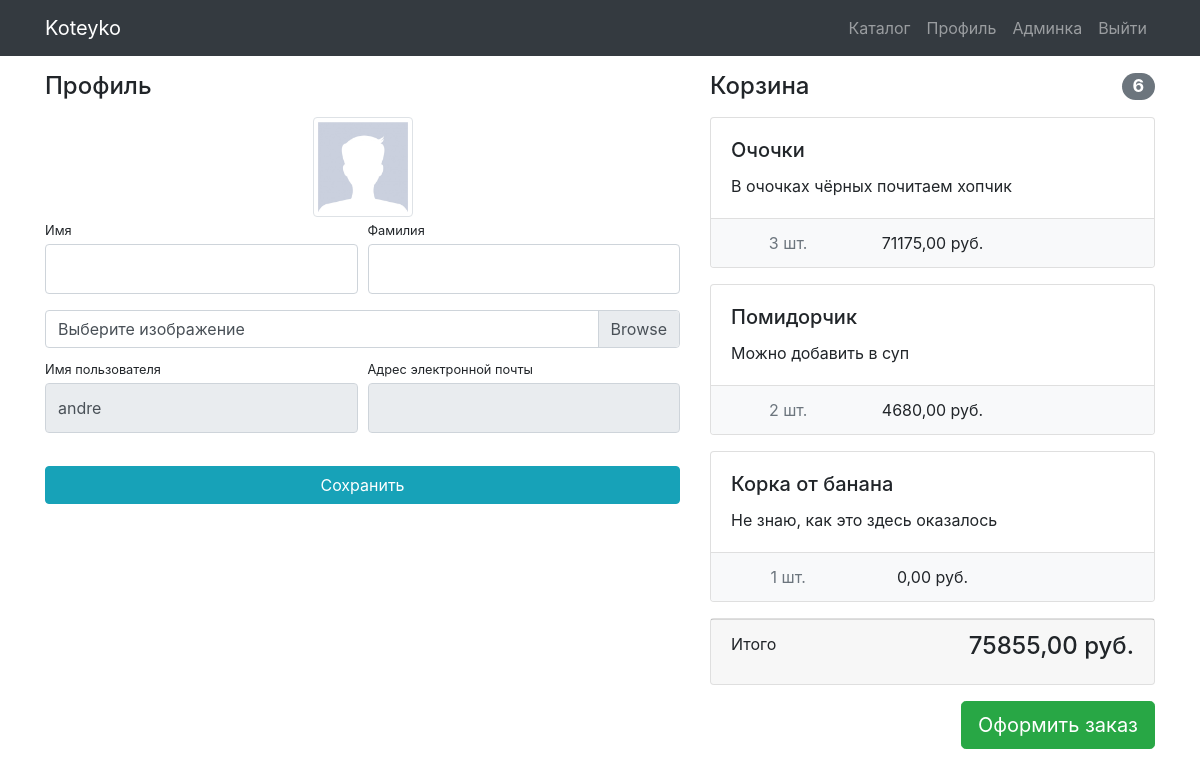
Before: /profile/ (signed in) with the older database file.
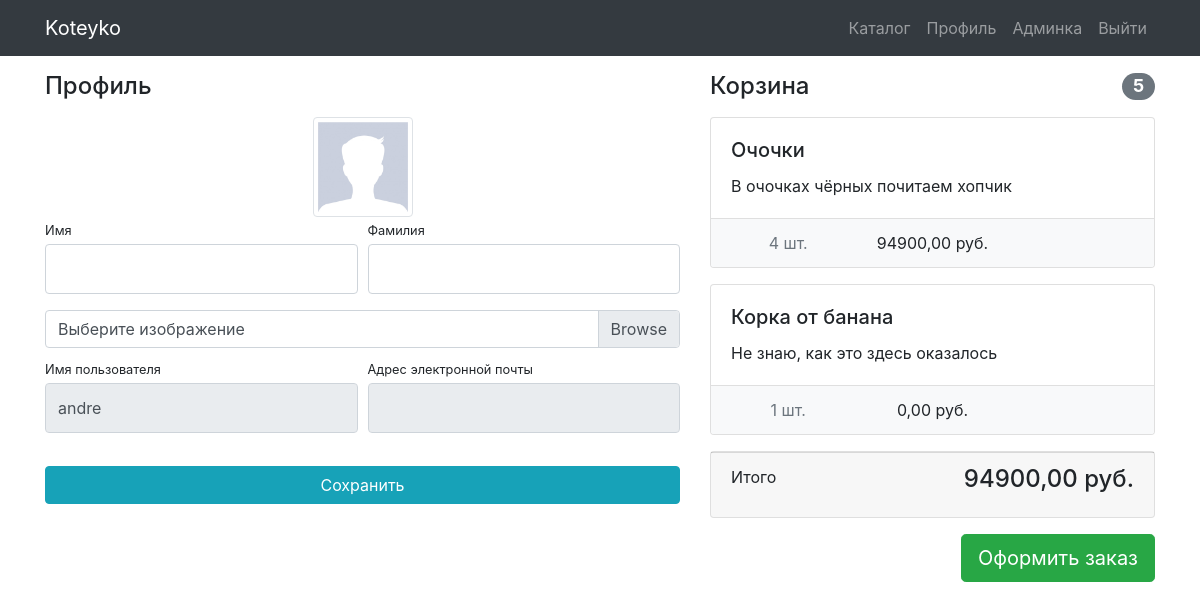
After: the same page with the newer database file.
### users/models.py (models this page shows)
class User(AbstractUser):
    image = models.ImageField(upload_to='users_images', blank=True)  # другие переменные уже реализованы в родительском классе, мб и image я тут переопределяю просто

### products/models.py (models this page shows, shortened)
class Basket(models.Model):
    user = models.ForeignKey(User, on_delete=models.CASCADE)
    product = models.ForeignKey(Product, on_delete=models.CASCADE)
    quantity = models.PositiveIntegerField(default=0)
    created_timestamp = models.DateTimeField(auto_now_add=True)  # мы щас не используем, но в будущем они будут важны, чтобы узнать когда добавился например объект
    modified_timestamp = models.DateTimeField(auto_now_add=True)  # auto_now_add те автоматически добавляются сами
    def sum(self):
        return self.quantity * self.product.price

class Product(models.Model):
    name = models.CharField(max_length=256)
    image = models.ImageField(upload_to='products_images', blank=True)
    description = models.TextField(blank=True)
    short_description = models.CharField(max_length=64, blank=True)
    price = models.DecimalField(max_digits=8, decimal_places=2, default=0)
    quantity = models.PositiveIntegerField(default=0)  # типа колличество на складе
    category = models.ForeignKey(ProductCategory, on_delete=models.CASCADE)  # связь многие к одному, on_delete - параметр решающий что делать с продуктами,если удалиться вся категория(ProductCategory)

### users/views.py (the view)
# urls.py: path('profile/', views.profile, name='profile'),
@login_required  # декоратор для автоматической проверки авторизован ли пользователь
def profile(request):
    user = request.user  # чтобы не писать везде request.user
    if request.method == 'POST':  # случай обновления данных пользователем
        form = UserUpdateForm(data=request.POST, files=request.FILES, instance=user)
        if form.is_valid():
            form.save()
            return HttpResponseRedirect(reverse('users:profile'))
    else:
        form = UserUpdateForm(instance=user)  # instance(сущность) с какой сущностью работаем
    baskets = Basket.objects.filter(user=user)
    total_quantity = 0
    total_sum = 0
    for basket in baskets:
        total_quantity += basket.quantity
        total_sum += basket.sum()  # метод sum() уже прописан в самом классе в моделс
    context = {'form': form, 'title': 'Личный кабинет',
               'baskets': baskets,  # чтобы нам выдавалась корзина 1 пользователя, а не всех сразу
               'total_quantity': total_quantity,
               'total_sum': total_sum,
               }
    return render(request, 'users/profile.html', context)

### users/forms.py
class UserUpdateForm(UserChangeForm):
    username = forms.CharField(widget=forms.TextInput(attrs={'readonly': True}))
    email = forms.CharField(widget=forms.EmailInput(attrs={'readonly': True}))
    image = forms.ImageField(widget=forms.FileInput(), required=False)  # required(требуемый) обязательно ли для заполнения
    class Meta:
        model = User
        fields = ('username', 'email', 'first_name', 'last_name', 'image')
    def __init__(self, *args, **kwargs):  # метод можно копировать с верхнего класса чтобы везде в attrs не указывать class из html
        super(UserUpdateForm, self).__init__(*args, **kwargs)
        for field_name, field in self.fields.items():
            field.widget.attrs['class'] = 'form-control py-4'
        self.fields['image'].widget.attrs.update({'class': 'custom-file-input'})  # тк в html у блока имейдж другой класс стоит

### users/templates/users/profile.html (shortened to what this page needs)
{% extends 'products/base.html' %}
{% load static %}
{% block css %}
    <link href="{% static 'vendor/css/profile.css' %}" rel="stylesheet">
{% endblock %}
{% block content %}
<div class="container">
    <div class="row">
        <div class="col-lg-7">
            <h4 class="mt-3 mb-3">Профиль</h4>
            <div class="col-lg-12 text-center">
                <img width="100" height="100"
                     src="{% if user.image %} {{ user.image.url }} {% else %} {% static 'vendor/img/users/default_avatar.jpg' %} {% endif %}"
                     class="img-thumbnail">
            </div>
            <form action="{% url 'users:profile' %}" method="post" enctype="multipart/form-data">
                <div class="form-row">
                    <div class="col-lg-6">
                        <div class="form-group">
                            <label class="small mb-1" for="{{ form.first_name.id_for_label }}">Имя</label>
                            {{ form.first_name }}
                        </div>
                    </div>
                    <div class="col-lg-6">
                        <div class="form-group">
                            <label class="small mb-1" for="{{ form.last_name.id_for_label }}">Фамилия</label>
                            {{ form.last_name }}
                        </div>
                    </div>
                </div>
                <div class="form-row mb-2">
                    <div class="col-lg-12">
                        <div class="custom-file">
                            <label class="custom-file-label" for="{{ form.image.id_for_label }}">Выберите изображение</label>
                        </div>
                    </div>
                </div>
                <div class="form-row">
                    <div class="col-lg-6">
                        <label class="small mb-1" for="{{ form.username.id_for_label }}">Имя пользователя</label>
                        {{ form.username }}
                    </div>
                    <div class="col-lg-6">
                        <label class="small mb-1" for="{{ form.email.id_for_label }}">Адрес электронной
                            почты</label>
                        {{ form.email }}
                    </div>
                </div>
                <div class="form-row">
                    <div class="col-lg-12" style="margin-top: 33px;">
                        <input class="btn btn-info btn-block" type="submit" value="Сохранить">
                    </div>
                </div>
            </form>
        </div>
        {% include 'products/basket.html' %}
    </div>
</div>
{% endblock %}

### products/templates/products/base.html (shortened to what this page needs)
{% load static %}
<!DOCTYPE html>
<html lang="en">
<head>
    <link href="{% static 'vendor/bootstrap/css/bootstrap.min.css' %}" rel="stylesheet">
    {% block css %} {% endblock %}
</head>
<body>
<nav class="navbar navbar-expand-lg navbar-dark bg-dark fixed-top">
    <div class="container">
        <a class="navbar-brand" href="{% url 'products:index' %}">Koteyko</a>
        <div class="collapse navbar-collapse" id="navbarResponsive">
            <ul class="navbar-nav ml-auto">
                <li class="nav-item">
                    <a class="nav-link" href="{% url 'products:products' %}">Каталог
                    </a>
                </li>
                <li class="nav-item dropdown">
                        <li>
                            <a class="nav-link" href="{% url 'users:profile' %}">Профиль </a>
                        </li>
                        <li><a class="nav-link" href="admin/">Админка</a></li>
                        {% if user.is_authenticated %}
                            <li>
                                <a class="nav-link" href="{% url 'users:logout' %}">
                                    Выйти
                                </a>
                            </li>
                        {% else %}
                            <li class="nav-item">
                                <a class="nav-link" href="{% url 'users:login' %}">Войти <i
                                        class="fas fa-sign-in-alt"></i></a>
                            </li>
                        {% endif %}
                </li>
            </ul>
        </div>
    </div>
</nav>
{% block content %} {% endblock %}
</body>
</html>

### products/templates/products/basket.html (shortened to what this page needs)
{% if baskets %}
    <div class="col-lg-5">
    <h4 class="mt-3 mb-3 d-flex justify-content-between align-items-center mb-3">
        Корзина <span class="badge badge-secondary badge-pill">{{ total_quantity }}</span>
    </h4>
        {% for basket in baskets %}
            <div class="card mb-3">
        <div class="card-body">
            <h5 class="card-title">{{ basket.product.name }}</h5>
            <p class="card-text">{{ basket.product.short_description }}</p>
        </div>
        <ul class="list-group list-group-flush">
            <li class="list-group-item bg-light">
                <div class="row text-center">
                    <div class="col-lg-4">
                        <span class="text-muted">{{ basket.quantity }} шт.</span>
                    </div>
                    <div class="col-lg-4">{{ basket.sum }} руб.</div>
                    <div class="col-lg-4">
                    </div>
                </div>
            </li>
        </ul>
    </div>
        {% endfor %}
    <div class="card mb-3">
        <div class="card-footer">
            <p class="float-left">Итого</p>
            <h4 class="float-right">{{ total_sum }} руб.</h4>
        </div>
    </div>
    <a class="btn btn-success btn-lg float-right" href="../orders/checkout_order.html">
        Оформить заказ
    </a>
</div>
{% else %}
    <h4 class="mt-3 mb-3 text-center">
        Корзина пуста
    </h4>
{% endif %}

Changed rows visible on the page:
removed Basket: product.name "Помидорчик", product.short_description "Можно добавить в суп", quantity "2", sum "4680,00"
changed Basket "Очочки": quantity "3" → "4"; sum "71175,00" → "94900,00"
Other visible differences:
{{ total_quantity }}: "6" → "5"
{{ total_sum }}: "75855,00" → "94900,00"
